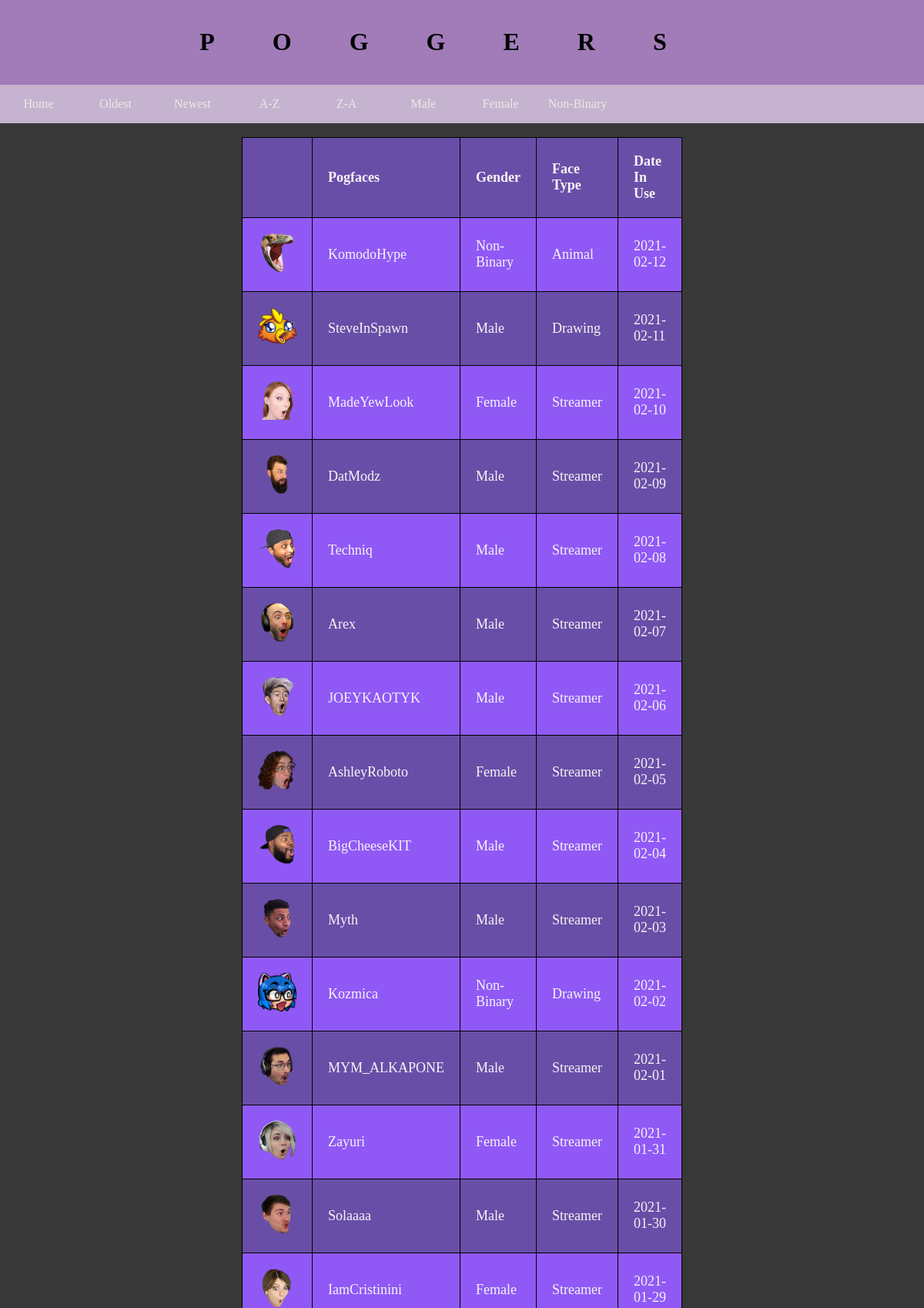
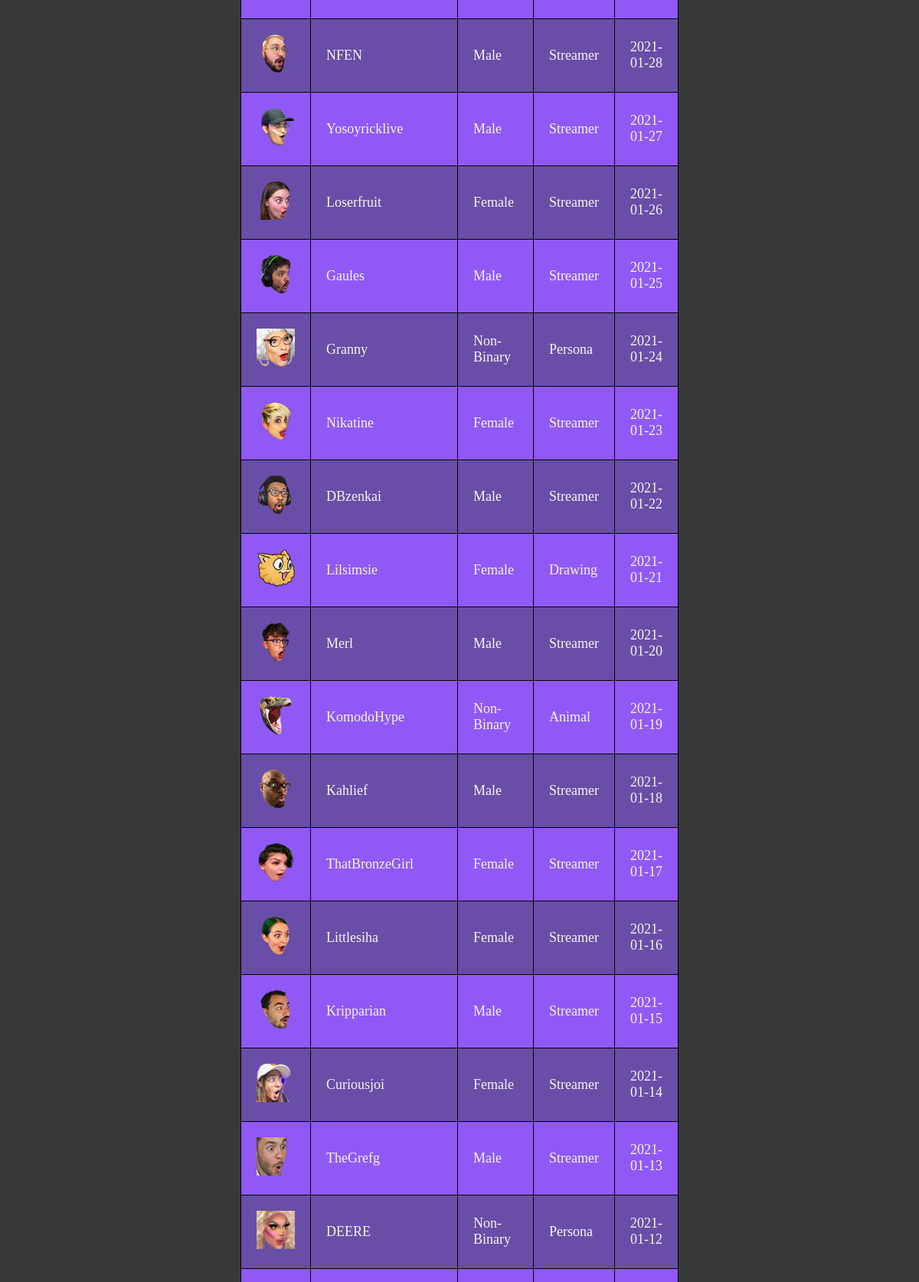
Screenshot of /pogfaces_recent (upper part) with the database file from the repository (2 pictures, top to bottom).
### tables this page shows
CREATE TABLE pogchamps (id INTEGER PRIMARY KEY, pogfaces TEXT, gender_id INTEGER REFERENCES gender (id), facetype_id INTEGER REFERENCES type_of_face (id), date DATE, filename TEXT);

CREATE TABLE gender (id INTEGER PRIMARY KEY, classification TEXT);

CREATE TABLE type_of_face (id INTEGER PRIMARY KEY, type TEXT);

### pogchamp.py (the view)
@app.route("/pogfaces_recent")
def pogfaces_recent():
    cursor = get_db().cursor()
    sql = "SELECT pogfaces, classification, type, date, filename FROM pogchamps JOIN gender ON pogchamps.gender_id = gender.id JOIN type_of_face ON pogchamps.facetype_id = type_of_face.id ORDER BY date DESC"
    cursor.execute(sql)
    results = cursor.fetchall()
    return render_template("contents.html", results=results)

### pogchamp.py (called while the page is built)
def get_db():
    db = getattr (g, "_database", None)
    if db is None:
        db = g._database = sqlite3.connect(DATABASE)
    return db

@app.teardown_appcontext
def close_connection(exception):
    db = getattr(g, "_database", None)
    if db is not None:
        db.close()

### templates/contents.html (shortened to what this page needs)
<!DOCTYPE html>
<html lang="en">
<head>
    <link rel="stylesheet" href="{{url_for('static',filename='styles.css')}}">
</head>
<body>
    <div id = "title">
        <h1>
             POGGERS
        </h1>
    </div>
    <div id = "nav_bar">
        <div>
            <a href = "{{ url_for('home')}}">
                <button id = "home_button" type = "button" href = "home"> Home </button>
            </a>
        </div>
        <div>
            <a href = "{{ url_for('contents')}}">
                <button id = "home_button" type = "button" href = "contents"> Oldest </button>
            </a>
        </div>
        <div>
            <a href = "{{ url_for('pogfaces_recent')}}">
                <button id = "home_button" type = "button" href = "contents"> Newest </button>
            </a>
        </div>
        <div>
            <a href = "{{ url_for('pogfaces_namea')}}">
                <button id = "home_button" type = "button" href = "contents"> A-Z </button>
            </a>
        </div>
        <div>
            <a href = "{{ url_for('pogfaces_namez')}}">
                <button id = "home_button" type = "button" href = "contents"> Z-A </button>
            </a>
        </div>
        <div>
            <a href = "{{ url_for('pogfaces_men')}}">
                <button id = "home_button" type = "button" href = "contents"> Male </button>
            </a>
        </div>
        <div>
            <a href = "{{ url_for('pogfaces_women')}}">
                <button id = "home_button" type = "button" href = "contents"> Female </button>
            </a>
        </div>
        <div>
            <a href = "{{ url_for('pogfaces_nonbinary')}}">
                <button id = "home_button" type = "button" href = "contents"> Non-Binary </button>
            </a>
        </div>
    </div>
    <br>
    <table>
        <tr>
            <th></th>
            <th>Pogfaces</th>
            <th>Gender</th>
            <th>Face Type</th>
            <th>Date In Use</th>
        </tr>
        {% for item in results %}
        <tr>
            <td><img src="/static/images/{{item[4]}}" alt="image"></td>
            <td>{{ item[0]}}</td>
            <td>{{ item[1]}}</td>
            <td>{{ item[2]}}</td>
            <td id = "date">{{ item[3]}}</td>
        </tr>
        {%endfor%}
    </table>
</body>
</html>

### static/styles.css (style rules this page uses)
body { background-color:#383838; margin: 0px; }
#title { font-family: 'Comic Sans', 'Comic Sans MS', cursive; background-color: #a17cb8; text-align: center; padding: 15px; letter-spacing: 75px; }
#home_button { font-family: 'Comic Sans', 'Comic Sans MS', cursive; width: 100px; height: 50px; border: none; color: #ecebe1; background-color: #c6b3d0; text-align: center; text-decoration: none; display: inline-block; font-size: 16px; float: left; }
table { font-family: 'Comic Sans', 'Comic Sans MS', cursive; color: whitesmoke; border-collapse: collapse; width: 1000px; margin-left: auto; margin-right: auto; font-size: large; }
table, img { width: 50px; padding: 0px; }
td, th { border: 1px solid black; text-align: left; padding: 20px; }
tr:nth-child(even) { background-color: #9059f6; }
tr:nth-child(odd) { background-color: #694ea8; }
#nav_bar { background-color: #c6b3d0; height: 50px; }

### rows the page displays
pogchamps: filename (picture), pogfaces "KomodoHype", classification "Non-Binary", type "Animal", date "2021-02-12"
pogchamps: filename (picture), pogfaces "SteveInSpawn", classification "Male", type "Drawing", date "2021-02-11"
pogchamps: filename (picture), pogfaces "MadeYewLook", classification "Female", type "Streamer", date "2021-02-10"
pogchamps: filename (picture), pogfaces "DatModz", classification "Male", type "Streamer", date "2021-02-09"
pogchamps: filename (picture), pogfaces "Techniq", classification "Male", type "Streamer", date "2021-02-08"
pogchamps: filename (picture), pogfaces "Arex", classification "Male", type "Streamer", date "2021-02-07"
pogchamps: filename (picture), pogfaces "JOEYKAOTYK", classification "Male", type "Streamer", date "2021-02-06"
pogchamps: filename (picture), pogfaces "AshleyRoboto", classification "Female", type "Streamer", date "2021-02-05"
pogchamps: filename (picture), pogfaces "BigCheeseKIT", classification "Male", type "Streamer", date "2021-02-04"
pogchamps: filename (picture), pogfaces "Myth", classification "Male", type "Streamer", date "2021-02-03"
pogchamps: filename (picture), pogfaces "Kozmica", classification "Non-Binary", type "Drawing", date "2021-02-02"
pogchamps: filename (picture), pogfaces "MYM_ALKAPONE", classification "Male", type "Streamer", date "2021-02-01"
pogchamps: filename (picture), pogfaces "Zayuri", classification "Female", type "Streamer", date "2021-01-31"
pogchamps: filename (picture), pogfaces "Solaaaa", classification "Male", type "Streamer", date "2021-01-30"
pogchamps: filename (picture), pogfaces "IamCristinini", classification "Female", type "Streamer", date "2021-01-29"
pogchamps: filename (picture), pogfaces "NFEN", classification "Male", type "Streamer", date "2021-01-28"
pogchamps: filename (picture), pogfaces "Yosoyricklive", classification "Male", type "Streamer", date "2021-01-27"
pogchamps: filename (picture), pogfaces "Loserfruit", classification "Female", type "Streamer", date "2021-01-26"
pogchamps: filename (picture), pogfaces "Gaules", classification "Male", type "Streamer", date "2021-01-25"
pogchamps: filename (picture), pogfaces "Granny", classification "Non-Binary", type "Persona", date "2021-01-24"
pogchamps: filename (picture), pogfaces "Nikatine", classification "Female", type "Streamer", date "2021-01-23"
pogchamps: filename (picture), pogfaces "DBzenkai", classification "Male", type "Streamer", date "2021-01-22"
pogchamps: filename (picture), pogfaces "Lilsimsie", classification "Female", type "Drawing", date "2021-01-21"
pogchamps: filename (picture), pogfaces "Merl", classification "Male", type "Streamer", date "2021-01-20"
pogchamps: filename (picture), pogfaces "KomodoHype", classification "Non-Binary", type "Animal", date "2021-01-19"
pogchamps: filename (picture), pogfaces "Kahlief", classification "Male", type "Streamer", date "2021-01-18"
pogchamps: filename (picture), pogfaces "ThatBronzeGirl", classification "Female", type "Streamer", date "2021-01-17"
pogchamps: filename (picture), pogfaces "Littlesiha", classification "Female", type "Streamer", date "2021-01-16"
pogchamps: filename (picture), pogfaces "Kripparian", classification "Male", type "Streamer", date "2021-01-15"
pogchamps: filename (picture), pogfaces "Curiousjoi", classification "Female", type "Streamer", date "2021-01-14"
pogchamps: filename (picture), pogfaces "TheGrefg", classification "Male", type "Streamer", date "2021-01-13"
pogchamps: filename (picture), pogfaces "DEERE", classification "Non-Binary", type "Persona", date "2021-01-12"
